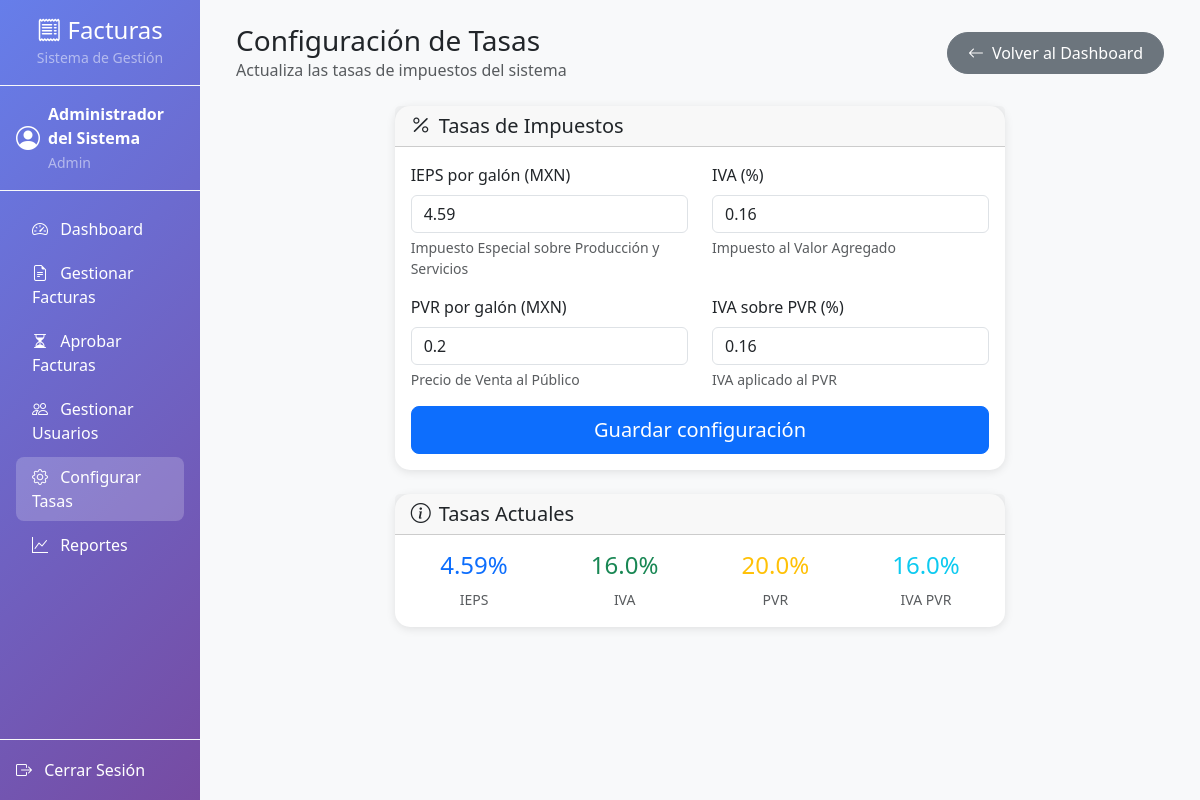
Screenshot of /admin/tasas (signed in) with the database file from the repository.
### app/models.py (models this page shows, shortened)
class User(UserMixin, db.Model):
    __tablename__ = "users"
    id = db.Column(db.Integer, primary_key=True)
    nombre = db.Column(db.String(100), nullable=False)
    email = db.Column(db.String(120), unique=True, nullable=False)
    password_hash = db.Column(db.String(255), nullable=False)
    rol = db.Column(db.String(20), nullable=False, default="usuario")  # admin, supervisor, usuario
    creditos = db.Column(db.Integer, default=5)
    activo = db.Column(db.Boolean, default=True)
    creado_en = db.Column(db.DateTime, default=datetime.utcnow)
    ultimo_acceso = db.Column(db.DateTime, default=datetime.utcnow)
    facturas = db.relationship("Factura", foreign_keys="Factura.usuario_id", backref="usuario", lazy=True)
    facturas_supervisadas = db.relationship("Factura", foreign_keys="Factura.supervisor_id", backref="supervisor", lazy=True)
    facturas_administradas = db.relationship("Factura", foreign_keys="Factura.admin_id", backref="admin", lazy=True)
    def is_admin(self):
        return self.rol == "admin"
    def is_supervisor(self):
        return self.rol == "supervisor"
    def is_usuario(self):
        return self.rol == "usuario"

class ConfiguracionTasas(db.Model):
    __tablename__ = "configuracion_tasas"
    id = db.Column(db.Integer, primary_key=True)
    ieps = db.Column(db.Float, default=4.59)   # por galón
    iva = db.Column(db.Float, default=0.16)    # %
    pvr = db.Column(db.Float, default=0.20)    # por galón
    iva_pvr = db.Column(db.Float, default=0.16) # %
    factor_conversion = db.Column(db.Float, default=0.264172)  # litros → galones
    actualizado_en = db.Column(db.DateTime, default=datetime.utcnow, onupdate=datetime.utcnow)
    actualizado_por = db.Column(db.Integer, db.ForeignKey("users.id"), nullable=True)

### app/routes/admins.py (the view, shortened to what this page needs)
@bp.route("/tasas", methods=["GET", "POST"])
@login_required
@admin_required
def configurar_tasas():
    tasas_actual = ConfiguracionTasas.query.order_by(ConfiguracionTasas.id.desc()).first()
    form = TasasForm()
    if tasas_actual:
        form = TasasForm(obj=tasas_actual)
    historial_tasas = ConfiguracionTasas.query.order_by(ConfiguracionTasas.actualizado_en.desc()).limit(10).all()
    return render_template("admins/configurar_tasas.html",
                         form=form,
                         tasas_actual=tasas_actual,
                         historial_tasas=historial_tasas)

### app/forms.py
class TasasForm(FlaskForm):
    ieps = FloatField("IEPS por galón (MXN)", validators=[DataRequired(), NumberRange(min=0)],
                     render_kw={"class": "form-control", "placeholder": "4.59", "step": "0.01"})
    iva = FloatField("IVA (%)", validators=[DataRequired(), NumberRange(min=0, max=1)],
                    render_kw={"class": "form-control", "placeholder": "0.16", "step": "0.01"})
    pvr = FloatField("PVR por galón (MXN)", validators=[DataRequired(), NumberRange(min=0)],
                    render_kw={"class": "form-control", "placeholder": "0.20", "step": "0.01"})
    iva_pvr = FloatField("IVA sobre PVR (%)", validators=[DataRequired(), NumberRange(min=0, max=1)],
                        render_kw={"class": "form-control", "placeholder": "0.16", "step": "0.01"})
    factor_conversion = FloatField("Factor de conversión (L→Gal)", validators=[DataRequired(), NumberRange(min=0)],
                                 render_kw={"class": "form-control", "placeholder": "0.264172", "step": "0.000001"})
    submit = SubmitField("Guardar configuración", render_kw={"class": "btn btn-success"})

### app/routes/admins.py (called while the page is built)
def admin_required(f):
    @wraps(f)
    def decorated_function(*args, **kwargs):
        if not current_user.is_authenticated or not current_user.is_admin():
            flash("No tienes permisos para acceder a esta sección.", "danger")
            return redirect(url_for("main.index"))
        return f(*args, **kwargs)
    return decorated_function

### app/templates/admins/configurar_tasas.html (shortened to what this page needs)
{% extends "base.html" %}
{% block content %}
<div class="d-flex justify-content-between align-items-center mb-4">
    <div>
        <h1 class="h3 mb-0">Configuración de Tasas</h1>
        <p class="text-muted mb-0">Actualiza las tasas de impuestos del sistema</p>
    </div>
    <a href="{{ url_for('admins.dashboard') }}" class="btn btn-secondary btn-custom">
        <i class="bi bi-arrow-left me-2"></i>Volver al Dashboard
    </a>
</div>
<div class="row justify-content-center">
    <div class="col-lg-8">
        <div class="card">
            <div class="card-header">
                <h5 class="mb-0">
                    <i class="bi bi-percent me-2"></i>Tasas de Impuestos
                </h5>
            </div>
            <div class="card-body">
                <form method="POST">
                    <div class="row">
                        <div class="col-md-6 mb-3">
                            {{ form.ieps.label(class="form-label") }}
                            {{ form.ieps(class="form-control") }}
                            <div class="form-text">Impuesto Especial sobre Producción y Servicios</div>
                        </div>
                        <div class="col-md-6 mb-3">
                            {{ form.iva.label(class="form-label") }}
                            {{ form.iva(class="form-control") }}
                            <div class="form-text">Impuesto al Valor Agregado</div>
                        </div>
                        <div class="col-md-6 mb-3">
                            {{ form.pvr.label(class="form-label") }}
                            {{ form.pvr(class="form-control") }}
                            <div class="form-text">Precio de Venta al Público</div>
                        </div>
                        <div class="col-md-6 mb-3">
                            {{ form.iva_pvr.label(class="form-label") }}
                            {{ form.iva_pvr(class="form-control") }}
                            <div class="form-text">IVA aplicado al PVR</div>
                        </div>
                    </div>
                    <div class="d-grid">
                        {{ form.submit(class="btn btn-primary btn-lg") }}
                    </div>
                </form>
            </div>
        </div>
        <div class="card mt-4">
            <div class="card-header">
                <h5 class="mb-0">
                    <i class="bi bi-info-circle me-2"></i>Tasas Actuales
                </h5>
            </div>
            <div class="card-body">
                <div class="row">
                    <div class="col-md-3 text-center">
                        <h4 class="text-primary">{{ "%.2f"|format(tasas_actual.ieps) }}%</h4>
                        <small class="text-muted">IEPS</small>
                    </div>
                    <div class="col-md-3 text-center">
                        <h4 class="text-success">{{ "%.1f"|format(tasas_actual.iva * 100) }}%</h4>
                        <small class="text-muted">IVA</small>
                    </div>
                    <div class="col-md-3 text-center">
                        <h4 class="text-warning">{{ "%.1f"|format(tasas_actual.pvr * 100) }}%</h4>
                        <small class="text-muted">PVR</small>
                    </div>
                    <div class="col-md-3 text-center">
                        <h4 class="text-info">{{ "%.1f"|format(tasas_actual.iva_pvr * 100) }}%</h4>
                        <small class="text-muted">IVA PVR</small>
                    </div>
                </div>
            </div>
        </div>
    </div>
</div>
{% endblock %}

### app/templates/base.html (shortened to what this page needs)
<!DOCTYPE html>
<html lang="es">
<head>
    <link href="https://cdn.jsdelivr.net/npm/bootstrap@5.3.2/dist/css/bootstrap.min.css" rel="stylesheet">
    <link rel="stylesheet" href="https://cdn.jsdelivr.net/npm/bootstrap-icons@1.11.0/font/bootstrap-icons.css">
</head>
<body>
    {% if current_user.is_authenticated %}
    <div class="container-fluid">
        <div class="row">
            <nav class="col-md-3 col-lg-2 sidebar px-0">
                <div class="d-flex flex-column h-100">
                    <div class="p-3 text-center border-bottom border-light">
                        <h4 class="text-white mb-0">
                            <i class="bi bi-receipt"></i> Facturas
                        </h4>
                        <small class="text-white-50">Sistema de Gestión</small>
                    </div>
                    <div class="p-3 border-bottom border-light">
                        <div class="d-flex align-items-center text-white">
                            <i class="bi bi-person-circle fs-4 me-2"></i>
                            <div>
                                <div class="fw-bold">{{ current_user.nombre }}</div>
                                <small class="text-white-50">{{ current_user.rol|title }}</small>
                            </div>
                        </div>
                    </div>
                    <ul class="nav flex-column flex-fill p-3">
                        <li class="nav-item">
                            <a class="nav-link {% if request.endpoint and 'dashboard' in request.endpoint %}active{% endif %}"
                               href="{% if current_user.is_admin() %}{{ url_for('admins.dashboard') }}{% elif current_user.is_supervisor() %}{{ url_for('supervisores.dashboard') }}{% else %}{{ url_for('usuarios.dashboard') }}{% endif %}">
                                <i class="bi bi-speedometer2 me-2"></i> Dashboard
                            </a>
                        </li>
                        {% if current_user.is_usuario() %}
                        <li class="nav-item">
                            <a class="nav-link {% if request.endpoint == 'usuarios.crear_factura' %}active{% endif %}"
                               href="{{ url_for('usuarios.crear_factura') }}">
                                <i class="bi bi-plus-circle me-2"></i> Crear Factura
                            </a>
                        </li>
                        <li class="nav-item">
                            <a class="nav-link {% if request.endpoint == 'usuarios.mis_facturas' %}active{% endif %}"
                               href="{{ url_for('usuarios.mis_facturas') }}">
                                <i class="bi bi-file-earmark-text me-2"></i> Mis Facturas
                            </a>
                        </li>
                        <li class="nav-item">
                            <a class="nav-link {% if request.endpoint == 'usuarios.notificaciones' %}active{% endif %}"
                               href="{{ url_for('usuarios.notificaciones') }}">
                                <i class="bi bi-bell me-2 position-relative"></i> Notificaciones
                                {% set unread_count = current_user.notificaciones|selectattr('leida', 'equalto', false)|list|length %}
                                {% if unread_count > 0 %}
                                <span class="notification-badge">{{ unread_count }}</span>
                                {% endif %}
                            </a>
                        </li>
                        {% elif current_user.is_admin() %}
                        <li class="nav-item">
                            <a class="nav-link {% if request.endpoint == 'admins.gestionar_facturas' %}active{% endif %}"
                               href="{{ url_for('admins.gestionar_facturas') }}">
                                <i class="bi bi-file-earmark-text me-2"></i> Gestionar Facturas
                            </a>
                        </li>
                        <li class="nav-item">
                            <a class="nav-link {% if request.endpoint == 'admins.facturas_pendientes' %}active{% endif %}"
                               href="{{ url_for('admins.facturas_pendientes') }}">
                                <i class="bi bi-hourglass-split me-2"></i> Aprobar Facturas
                            </a>
                        </li>
                        <li class="nav-item">
                            <a class="nav-link {% if request.endpoint == 'admins.gestionar_usuarios' %}active{% endif %}"
                               href="{{ url_for('admins.gestionar_usuarios') }}">
                                <i class="bi bi-people me-2"></i> Gestionar Usuarios
                            </a>
                        </li>
                        <li class="nav-item">
                            <a class="nav-link {% if request.endpoint == 'admins.configurar_tasas' %}active{% endif %}"
                               href="{{ url_for('admins.configurar_tasas') }}">
                                <i class="bi bi-gear me-2"></i> Configurar Tasas
                            </a>
                        </li>
                        <li class="nav-item">
                            <a class="nav-link {% if request.endpoint == 'admins.estadisticas' %}active{% endif %}"
                               href="{{ url_for('admins.estadisticas') }}">
                                <i class="bi bi-graph-up me-2"></i> Reportes
                            </a>
                        </li>
                        {% endif %}
                    </ul>
                    <div class="p-3 border-top border-light">
                        <a href="{{ url_for('auth.logout') }}" class="nav-link text-white">
                            <i class="bi bi-box-arrow-right me-2"></i> Cerrar Sesión
                        </a>
                    </div>
                </div>
            </nav>
            <main class="col-md-9 col-lg-10 main-content">
                <div class="p-4">
                    {% block content %}{% endblock %}
                </div>
            </main>
        </div>
    </div>
    {% endif %}
</body>
</html>

### app/templates/base.html (style rules this page uses)
.sidebar { background: linear-gradient(135deg, #667eea 0%, #764ba2 100%); min-height: 100vh; transition: all 0.3s; }
.sidebar .nav-link { color: white; border-radius: 8px; margin: 2px 0; transition: all 0.3s; }
.sidebar .nav-link:hover, .sidebar .nav-link.active { background-color: rgba(255, 255, 255, 0.2); color: white; }
.card { border: none; border-radius: 15px; box-shadow: 0 2px 10px rgba(0,0,0,0.1); transition: transform 0.3s, box-shadow 0.3s; }
.btn-custom { border-radius: 25px; padding: 8px 20px; font-weight: 500; transition: all 0.3s; }
.main-content { background-color: #f8f9fa; min-height: 100vh; }

### rows the page displays
User: nombre "Administrador del Sistema", rol "Admin"
ConfiguracionTasas: ieps "4.59", iva "0.16", pvr "0.2", iva_pvr "0.16", tasas_actual.iva*100 "16.0", tasas_actual.pvr*100 "20.0", tasas_actual.iva_pvr*100 "16.0"
